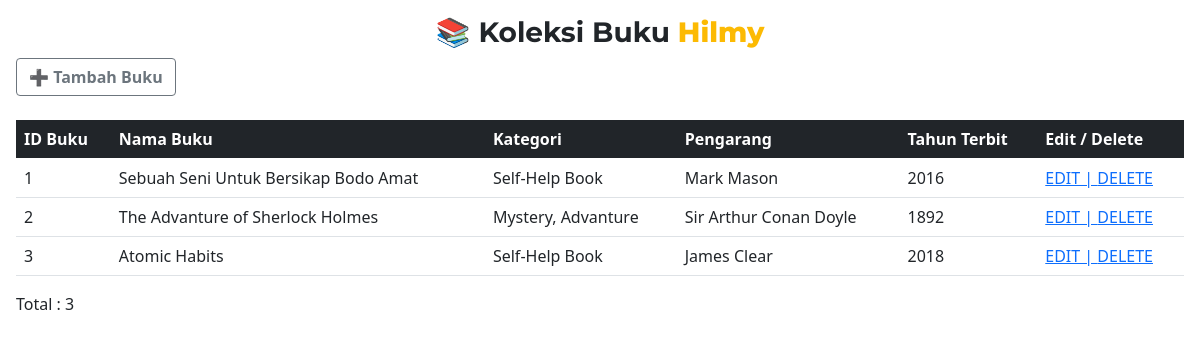
The page / on the database its author committed.
### tables this page shows
CREATE TABLE `tblkoleksihilmy` (
  `id_buku` int(11) NOT NULL,
  `nama_buku` varchar(50) NOT NULL,
  `genre_buku` varchar(50) NOT NULL,
  `pengarang` varchar(50) NOT NULL,
  `tahunterbit` int(5) NOT NULL
);

### index.php (the view, shortened to what this page needs)
<?php
include("koneksi.php");
?>
<html>
<head>
    <link href="https://cdn.jsdelivr.net/npm/bootstrap@5.0.2/dist/css/bootstrap.min.css" rel="stylesheet">
</head>
<body class="mx-3">
    <header>
        <h3 class="title pt-3 text-center">&#128218; Koleksi Buku <span class="titlee">Hilmy</span></h3>
    </header>
    <nav>
        <a type="button" class="btn btn-outline-secondary fw-bolder" href="fr_input.php">➕ Tambah Buku</a>
    </nav>
    <br>
    <table class="table ">
        <thead class="table-dark table-hover">
            <tr>
                <th scope="col">ID Buku</th>
                <th scope="col">Nama Buku</th>
                <th scope="col">Kategori</th>
                <th scope="col">Pengarang</th>
                <th scope="col">Tahun Terbit</th>
                <th scope="col">Edit / Delete</th>
            </tr>
        </thead>
        <tbody>
            <?php
            $sql="SELECT * FROM tblkoleksihilmy";
            $query=mysqli_query($connect,$sql);
            while ($buku= mysqli_fetch_array($query)){
                echo"<tr>";
                echo"<td>",$buku['id_buku'],"</td>";
                echo"<td>",$buku['nama_buku'],"</td>";
                echo"<td>",$buku['genre_buku'],"</td>";
                echo"<td>",$buku['pengarang'],"</td>";
                echo"<td>",$buku['tahunterbit'],"</td>";
                echo"<td>";
                echo"<a href='fr_edit.php?id_buku=",$buku['id_buku'],"'>EDIT | </a>";
                echo"<a href='delete_buku.php?id_buku=",$buku['id_buku'],"'>DELETE </a>";
                echo"</td>";
                echo"</tr>";
            }
            ?>
        </tbody>
    </table>
    <p> Total : <?php echo mysqli_num_rows($query) ?></p>
</body>
</html>

### index.php (style rules this page uses)
html { -webkit-background-size: cover; -moz-background-size: cover; -o-background-size: cover; background-size: cover; }
.title { font-family: 'Montserrat', sans-serif; font-weight: 700; }
.titlee { color: #fcba03; font-weight: 800; }

### rows shown on the page
tblkoleksihilmy: id_buku "1", nama_buku "Sebuah Seni Untuk Bersikap Bodo Amat", genre_buku "Self-Help Book", pengarang "Mark Mason", tahunterbit "2016"
tblkoleksihilmy: id_buku "2", nama_buku "The Advanture of Sherlock Holmes", genre_buku "Mystery, Advanture", pengarang "Sir Arthur Conan Doyle", tahunterbit "1892"
tblkoleksihilmy: id_buku "3", nama_buku "Atomic Habits", genre_buku "Self-Help Book", pengarang "James Clear", tahunterbit "2018"

### other values the page prints
mysqli_num_rows($query) "3"
